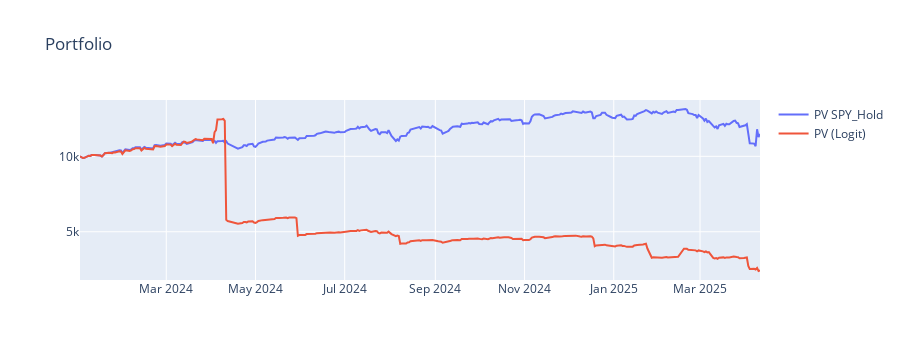

Source (notebook cell):
### Code cell
initial_capital = 10000 # scalar

fig = go.Figure()

df = spy_data[initial_train_period:].copy()
df.loc[initial_train_period, 'Strategy_Return'] = 0
df['Portfolio_Value'] = (1 + df['Strategy_Return']).cumprod() * initial_capital
fig.add_trace(go.Scatter(x=df['Date'], y=df['Portfolio_Value'], mode='lines', name='PV SPY_Hold'))

df_to_build.loc[initial_train_period, 'Strategy_Return'] = 0
df_to_build['Portfolio_Value'] = (1 + df_to_build['Strategy_Return']).cumprod() * initial_capital
fig.add_trace(go.Scatter(x=df_to_build['Date'], y=df_to_build['Portfolio_Value'], mode='lines', name="PV (Logit)"))

fig.update_layout(title="Portfolio")
fig.show()

### Figure 1 — Plotly figure (JSON) as saved in the notebook; plotly's stock layout.template omitted (floating-point values rounded to 4 significant figures; data arrays with more than 128 entries replaced by an {"elided": "..."} marker saying what was removed)
{"data": [{"mode": "lines", "name": "PV SPY_Hold", "type": "scatter", "x": {"elided": "321 str values"}, "y": {"elided": "321 float values"}}, {"mode": "lines", "name": "PV (Logit)", "type": "scatter", "x": {"elided": "321 str values"}, "y": {"elided": "321 float values"}}], "layout": {"height": 360, "title": {"text": "Portfolio"}, "xaxis": {"autorange": true, "range": ["2024-01-02", "2025-04-11"], "type": "date"}, "yaxis": {"autorange": true, "range": [1805.0, 13730.0], "type": "linear"}}}
